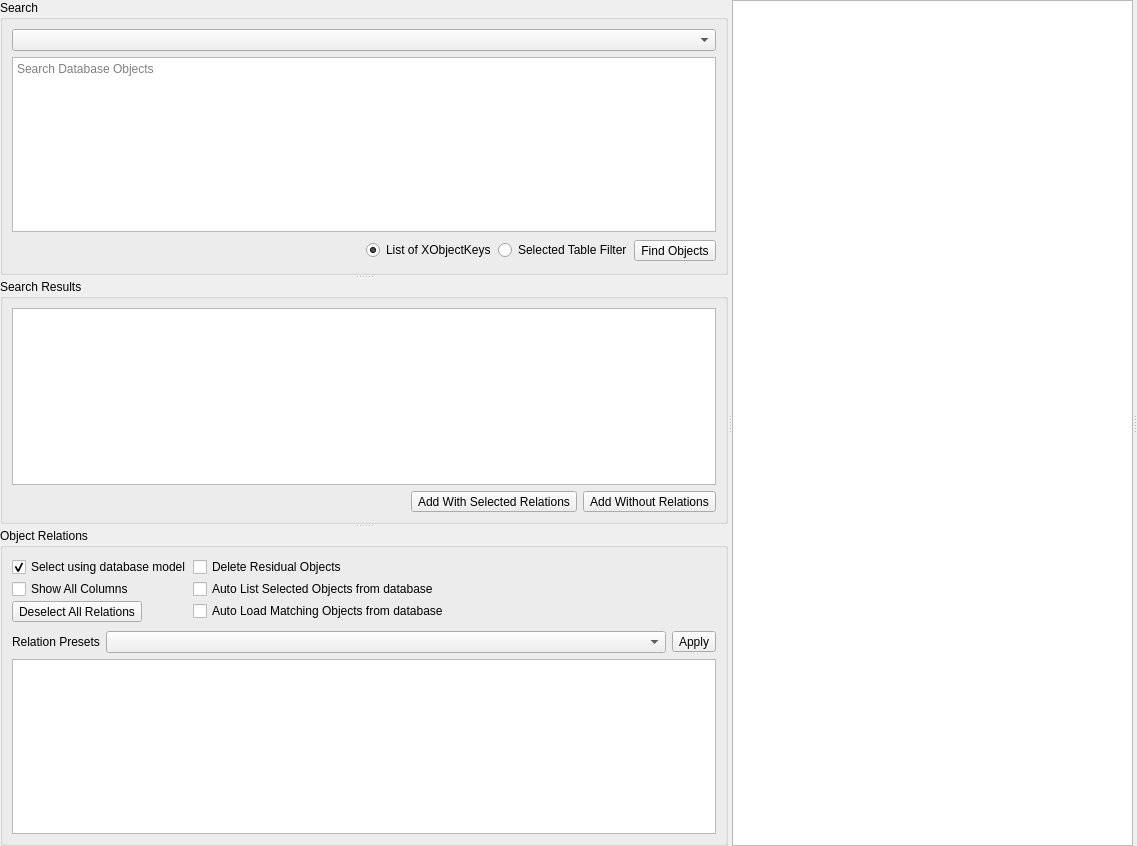
<?xml version="1.0" encoding="UTF-8"?>
<ui version="4.0">
 <class>Form</class>
 <widget class="QWidget" name="Form">
  <property name="geometry">
   <rect>
    <x>0</x>
    <y>0</y>
    <width>1137</width>
    <height>846</height>
   </rect>
  </property>
  <property name="windowTitle">
   <string>Form</string>
  </property>
  <layout class="QGridLayout" name="gridLayout">
   <property name="leftMargin">
    <number>0</number>
   </property>
   <property name="topMargin">
    <number>0</number>
   </property>
   <property name="rightMargin">
    <number>0</number>
   </property>
   <property name="bottomMargin">
    <number>0</number>
   </property>
   <property name="spacing">
    <number>0</number>
   </property>
   <item row="0" column="0">
    <widget class="QSplitter" name="TemplateEditorSplitter_Left">
     <property name="sizePolicy">
      <sizepolicy hsizetype="Minimum" vsizetype="Preferred">
       <horstretch>0</horstretch>
       <verstretch>0</verstretch>
      </sizepolicy>
     </property>
     <property name="orientation">
      <enum>Qt::Horizontal</enum>
     </property>
     <widget class="QSplitter" name="TemplateEditorSplitter_Relations">
      <property name="sizePolicy">
       <sizepolicy hsizetype="Minimum" vsizetype="Preferred">
        <horstretch>0</horstretch>
        <verstretch>0</verstretch>
       </sizepolicy>
      </property>
      <property name="orientation">
       <enum>Qt::Vertical</enum>
      </property>
      <widget class="QSplitter" name="TemplateEditorSplitter_Search">
       <property name="sizePolicy">
        <sizepolicy hsizetype="Minimum" vsizetype="Expanding">
         <horstretch>0</horstretch>
         <verstretch>0</verstretch>
        </sizepolicy>
       </property>
       <property name="orientation">
        <enum>Qt::Vertical</enum>
       </property>
       <widget class="QGroupBox" name="SearchGroupBox">
        <property name="sizePolicy">
         <sizepolicy hsizetype="Minimum" vsizetype="Preferred">
          <horstretch>0</horstretch>
          <verstretch>0</verstretch>
         </sizepolicy>
        </property>
        <property name="title">
         <string>Search</string>
        </property>
        <layout class="QVBoxLayout" name="verticalLayout_2">
         <item>
          <widget class="QComboBox" name="TableComboBox">
           <property name="placeholderText">
            <string>Select From Table</string>
           </property>
          </widget>
         </item>
         <item>
          <widget class="QTextEdit" name="ObjectQueryTextEdit">
           <property name="tabChangesFocus">
            <bool>false</bool>
           </property>
           <property name="acceptRichText">
            <bool>false</bool>
           </property>
           <property name="placeholderText">
            <string>Search Database Objects</string>
           </property>
          </widget>
         </item>
         <item>
          <layout class="QHBoxLayout" name="horizontalLayout_2">
           <property name="spacing">
            <number>2</number>
           </property>
           <property name="topMargin">
            <number>2</number>
           </property>
           <property name="bottomMargin">
            <number>2</number>
           </property>
           <item>
            <spacer name="horizontalSpacer">
             <property name="orientation">
              <enum>Qt::Horizontal</enum>
             </property>
             <property name="sizeHint" stdset="0">
              <size>
               <width>40</width>
               <height>20</height>
              </size>
             </property>
            </spacer>
           </item>
           <item>
            <widget class="QRadioButton" name="XObjectKeysFilterRadioButton">
             <property name="text">
              <string>List of XObjectKeys</string>
             </property>
             <property name="checked">
              <bool>true</bool>
             </property>
            </widget>
           </item>
           <item>
            <widget class="QRadioButton" name="SelectedTableFilterRadioButton">
             <property name="enabled">
              <bool>true</bool>
             </property>
             <property name="text">
              <string>Selected Table Filter</string>
             </property>
            </widget>
           </item>
           <item>
            <widget class="QToolButton" name="FindObjectButton">
             <property name="text">
              <string>Find Objects</string>
             </property>
            </widget>
           </item>
          </layout>
         </item>
        </layout>
       </widget>
       <widget class="QGroupBox" name="SearchResultsGroupBox">
        <property name="sizePolicy">
         <sizepolicy hsizetype="Minimum" vsizetype="Preferred">
          <horstretch>0</horstretch>
          <verstretch>0</verstretch>
         </sizepolicy>
        </property>
        <property name="title">
         <string>Search Results</string>
        </property>
        <layout class="QVBoxLayout" name="verticalLayout_3">
         <item>
          <widget class="QListWidget" name="SearchResultsListWidget">
           <property name="dragDropMode">
            <enum>QAbstractItemView::DragOnly</enum>
           </property>
           <property name="defaultDropAction">
            <enum>Qt::IgnoreAction</enum>
           </property>
           <property name="alternatingRowColors">
            <bool>true</bool>
           </property>
           <property name="selectionMode">
            <enum>QAbstractItemView::ExtendedSelection</enum>
           </property>
           <property name="selectionBehavior">
            <enum>QAbstractItemView::SelectRows</enum>
           </property>
           <property name="movement">
            <enum>QListView::Free</enum>
           </property>
           <property name="isWrapping" stdset="0">
            <bool>false</bool>
           </property>
           <property name="resizeMode">
            <enum>QListView::Adjust</enum>
           </property>
           <property name="spacing">
            <number>1</number>
           </property>
           <property name="wordWrap">
            <bool>true</bool>
           </property>
           <property name="itemAlignment">
            <set>Qt::AlignLeading|Qt::AlignLeft|Qt::AlignVCenter</set>
           </property>
           <property name="sortingEnabled">
            <bool>true</bool>
           </property>
          </widget>
         </item>
         <item>
          <layout class="QHBoxLayout" name="horizontalLayout_5">
           <item>
            <spacer name="horizontalSpacer_2">
             <property name="orientation">
              <enum>Qt::Horizontal</enum>
             </property>
             <property name="sizeHint" stdset="0">
              <size>
               <width>40</width>
               <height>20</height>
              </size>
             </property>
            </spacer>
           </item>
           <item>
            <widget class="QToolButton" name="AddSelectedObjectsWithRelationsButton">
             <property name="text">
              <string>Add With Selected Relations</string>
             </property>
            </widget>
           </item>
           <item>
            <widget class="QToolButton" name="AddAsSingleObjectsButton">
             <property name="text">
              <string>Add Without Relations</string>
             </property>
            </widget>
           </item>
          </layout>
         </item>
        </layout>
       </widget>
      </widget>
      <widget class="QGroupBox" name="SelectedObjectRelationsGroupBox">
       <property name="title">
        <string>Object Relations</string>
       </property>
       <layout class="QGridLayout" name="gridLayout_4">
        <item row="2" column="0">
         <layout class="QHBoxLayout" name="horizontalLayout">
          <property name="topMargin">
           <number>3</number>
          </property>
          <item>
           <widget class="QLabel" name="RelationPresetsLabel">
            <property name="sizePolicy">
             <sizepolicy hsizetype="Minimum" vsizetype="Minimum">
              <horstretch>0</horstretch>
              <verstretch>0</verstretch>
             </sizepolicy>
            </property>
            <property name="text">
             <string>Relation Presets</string>
            </property>
           </widget>
          </item>
          <item>
           <widget class="QComboBox" name="RelationPresetsComboBox">
            <property name="sizePolicy">
             <sizepolicy hsizetype="MinimumExpanding" vsizetype="Minimum">
              <horstretch>0</horstretch>
              <verstretch>0</verstretch>
             </sizepolicy>
            </property>
           </widget>
          </item>
          <item>
           <widget class="QToolButton" name="ApplyPresetToolButton">
            <property name="text">
             <string>Apply</string>
            </property>
           </widget>
          </item>
         </layout>
        </item>
        <item row="0" column="0">
         <layout class="QFormLayout" name="formLayout">
          <property name="horizontalSpacing">
           <number>2</number>
          </property>
          <property name="verticalSpacing">
           <number>2</number>
          </property>
          <item row="0" column="0">
           <widget class="QCheckBox" name="SelectWithDatabaseModelCheckBox">
            <property name="text">
             <string>Select using database model</string>
            </property>
            <property name="checked">
             <bool>true</bool>
            </property>
           </widget>
          </item>
          <item row="0" column="1">
           <widget class="QCheckBox" name="DeleteResidualCheckBox">
            <property name="toolTip">
             <string>Selects the transport instruction to delete residual objects which were not provided in the transport package.</string>
            </property>
            <property name="toolTipDuration">
             <number>3</number>
            </property>
            <property name="text">
             <string>Delete Residual Objects </string>
            </property>
           </widget>
          </item>
          <item row="1" column="0">
           <widget class="QCheckBox" name="ShowAllColumnsCheckBox">
            <property name="text">
             <string>Show All Columns</string>
            </property>
           </widget>
          </item>
          <item row="1" column="1">
           <widget class="QCheckBox" name="AutoListObjectsFromDatabaseCheckBox">
            <property name="text">
             <string>Auto List Selected Objects from database</string>
            </property>
           </widget>
          </item>
          <item row="2" column="0">
           <widget class="QToolButton" name="DeselectAllToolButton">
            <property name="text">
             <string>Deselect All Relations</string>
            </property>
           </widget>
          </item>
          <item row="2" column="1">
           <widget class="QCheckBox" name="AutoLoadCheckBox">
            <property name="text">
             <string>Auto Load Matching Objects from database</string>
            </property>
           </widget>
          </item>
         </layout>
        </item>
        <item row="3" column="0">
         <widget class="QTreeWidget" name="RelationsViewTreeWidget">
          <property name="showDropIndicator" stdset="0">
           <bool>false</bool>
          </property>
          <property name="dragEnabled">
           <bool>false</bool>
          </property>
          <property name="dragDropMode">
           <enum>QAbstractItemView::NoDragDrop</enum>
          </property>
          <property name="alternatingRowColors">
           <bool>true</bool>
          </property>
          <property name="selectionMode">
           <enum>QAbstractItemView::ExtendedSelection</enum>
          </property>
          <property name="selectionBehavior">
           <enum>QAbstractItemView::SelectRows</enum>
          </property>
          <property name="autoExpandDelay">
           <number>-1</number>
          </property>
          <property name="sortingEnabled">
           <bool>false</bool>
          </property>
          <property name="animated">
           <bool>true</bool>
          </property>
          <property name="wordWrap">
           <bool>true</bool>
          </property>
          <property name="columnCount">
           <number>4</number>
          </property>
          <attribute name="headerVisible">
           <bool>false</bool>
          </attribute>
          <attribute name="headerCascadingSectionResizes">
           <bool>true</bool>
          </attribute>
          <attribute name="headerMinimumSectionSize">
           <number>5</number>
          </attribute>
          <attribute name="headerShowSortIndicator" stdset="0">
           <bool>true</bool>
          </attribute>
          <attribute name="headerStretchLastSection">
           <bool>false</bool>
          </attribute>
          <column>
           <property name="text">
            <string notr="true">1</string>
           </property>
          </column>
          <column>
           <property name="text">
            <string notr="true">2</string>
           </property>
          </column>
          <column>
           <property name="text">
            <string notr="true">3</string>
           </property>
          </column>
          <column>
           <property name="text">
            <string notr="true">4</string>
           </property>
          </column>
         </widget>
        </item>
       </layout>
      </widget>
     </widget>
     <widget class="QSplitter" name="TemplateEditorSplitter_Right">
      <property name="orientation">
       <enum>Qt::Horizontal</enum>
      </property>
      <widget class="QTreeWidget" name="XMLStructureTreeWidget">
       <property name="frameShadow">
        <enum>QFrame::Sunken</enum>
       </property>
       <property name="showDropIndicator" stdset="0">
        <bool>true</bool>
       </property>
       <property name="dragEnabled">
        <bool>true</bool>
       </property>
       <property name="dragDropMode">
        <enum>QAbstractItemView::InternalMove</enum>
       </property>
       <property name="alternatingRowColors">
        <bool>true</bool>
       </property>
       <property name="selectionMode">
        <enum>QAbstractItemView::ExtendedSelection</enum>
       </property>
       <property name="selectionBehavior">
        <enum>QAbstractItemView::SelectRows</enum>
       </property>
       <property name="textElideMode">
        <enum>Qt::ElideLeft</enum>
       </property>
       <property name="indentation">
        <number>25</number>
       </property>
       <property name="rootIsDecorated">
        <bool>true</bool>
       </property>
       <property name="uniformRowHeights">
        <bool>true</bool>
       </property>
       <property name="sortingEnabled">
        <bool>false</bool>
       </property>
       <property name="animated">
        <bool>true</bool>
       </property>
       <property name="allColumnsShowFocus">
        <bool>true</bool>
       </property>
       <property name="wordWrap">
        <bool>true</bool>
       </property>
       <property name="columnCount">
        <number>2</number>
       </property>
       <attribute name="headerVisible">
        <bool>false</bool>
       </attribute>
       <attribute name="headerCascadingSectionResizes">
        <bool>false</bool>
       </attribute>
       <attribute name="headerDefaultSectionSize">
        <number>39</number>
       </attribute>
       <attribute name="headerHighlightSections">
        <bool>true</bool>
       </attribute>
       <attribute name="headerStretchLastSection">
        <bool>false</bool>
       </attribute>
       <column>
        <property name="text">
         <string notr="true">1</string>
        </property>
       </column>
       <column>
        <property name="text">
         <string notr="true">2</string>
        </property>
       </column>
      </widget>
      <widget class="QWidget" name="verticalLayoutWidget">
       <layout class="QVBoxLayout" name="XMLEditorLayout">
        <property name="spacing">
         <number>0</number>
        </property>
       </layout>
      </widget>
     </widget>
    </widget>
   </item>
  </layout>
 </widget>
 <resources/>
 <connections/>
</ui>
